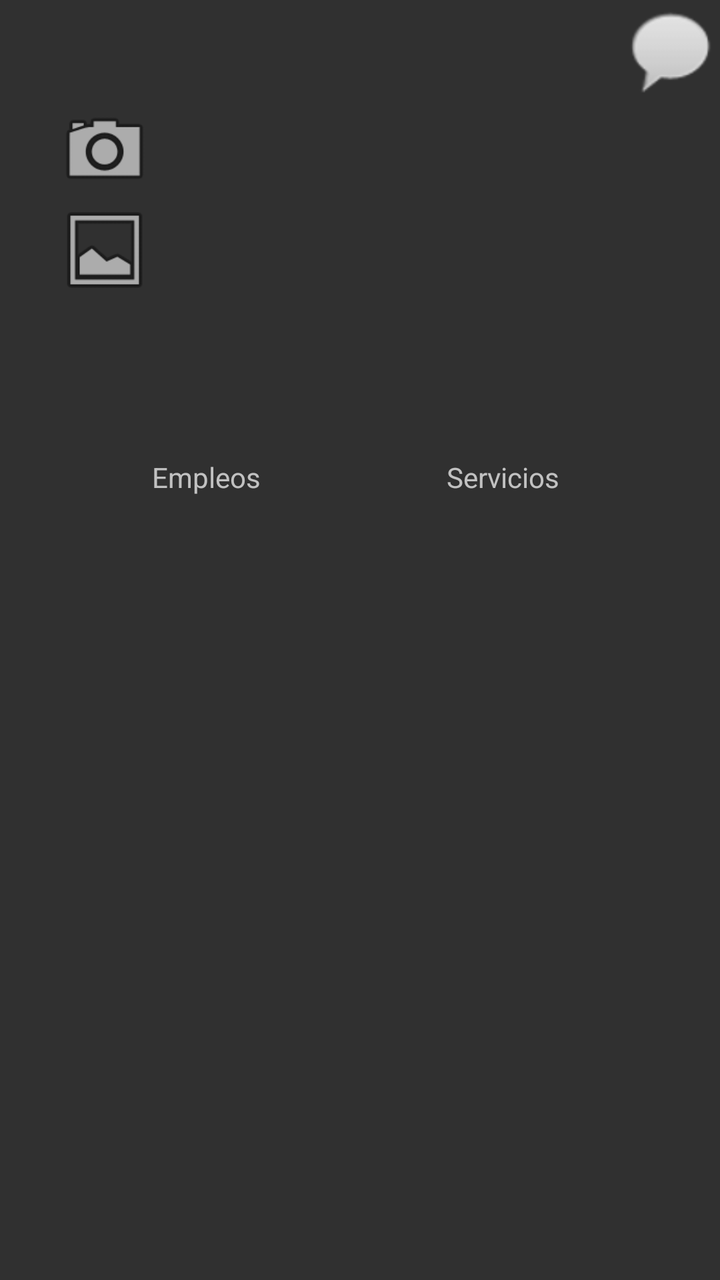
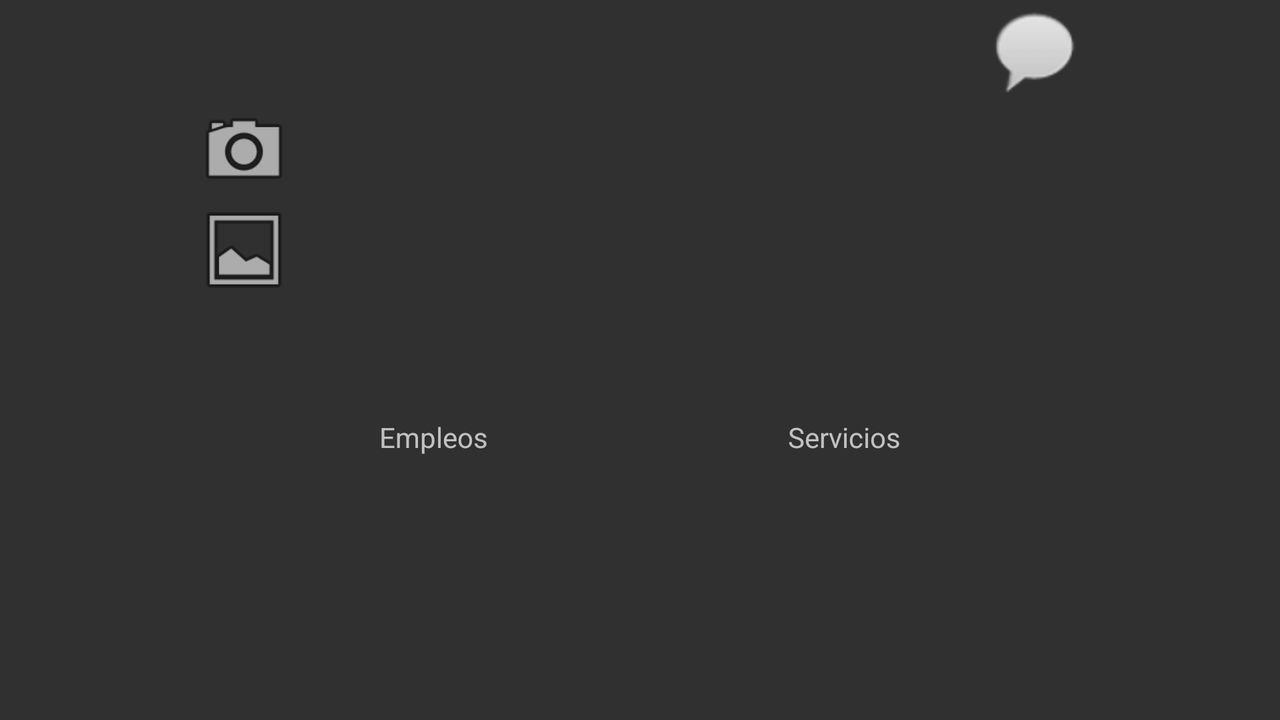

Compare how this app lays out the same screen by default and in its alternative resource folder. The renders come first, then the two layout files and the values they reference.
<!-- AndroidManifest.xml: application theme TemaDASNoActionBar -->
<!-- res/layout/fragment_mostrar_perfil.xml -->
<?xml version="1.0" encoding="utf-8"?>
<androidx.constraintlayout.widget.ConstraintLayout xmlns:android="http://schemas.android.com/apk/res/android"
    xmlns:app="http://schemas.android.com/apk/res-auto"
    xmlns:tools="http://schemas.android.com/tools"
    android:layout_width="match_parent"
    android:layout_height="match_parent">

    <ImageView
        android:id="@+id/imagen2"
        android:layout_width="150dp"
        android:layout_height="150dp"
        app:layout_constraintEnd_toEndOf="parent"
        app:layout_constraintHorizontal_bias="0.498"
        app:layout_constraintStart_toStartOf="parent"
        app:layout_constraintTop_toTopOf="parent"
        tools:srcCompat="@drawable/user_icon" />

    <TextView
        android:id="@+id/nombre2"
        android:layout_width="wrap_content"
        android:layout_height="wrap_content"
        android:layout_marginTop="20dp"
        app:layout_constraintEnd_toEndOf="parent"
        app:layout_constraintStart_toStartOf="parent"
        app:layout_constraintTop_toBottomOf="@+id/imagen2" />

    <ImageView
        android:id="@+id/contactar3"
        android:layout_width="50dp"
        android:layout_height="50dp"
        android:contentDescription="@string/contentdescription"
        android:onClick="contactar"
        app:layout_constraintEnd_toEndOf="parent"
        app:layout_constraintTop_toTopOf="parent"
        app:srcCompat="@android:drawable/sym_action_chat" />

    <TextView
        android:id="@+id/empleos"
        android:layout_width="wrap_content"
        android:layout_height="wrap_content"
        android:layout_marginStart="76dp"
        android:layout_marginLeft="76dp"
        android:layout_marginTop="40dp"
        android:text="@string/empleos"
        app:layout_constraintStart_toStartOf="parent"
        app:layout_constraintTop_toBottomOf="@+id/nombre2" />

    <TextView
        android:id="@+id/servicios"
        android:layout_width="wrap_content"
        android:layout_height="wrap_content"
        android:layout_marginTop="40dp"
        android:layout_marginEnd="80dp"
        android:layout_marginRight="80dp"
        android:text="@string/servicios"
        app:layout_constraintEnd_toEndOf="parent"
        app:layout_constraintTop_toBottomOf="@+id/nombre2" />

    <ListView
        android:id="@+id/listaEmpleos"
        android:layout_width="125dp"
        android:layout_height="200dp"
        android:layout_marginStart="40dp"
        android:layout_marginLeft="40dp"
        android:layout_marginTop="20dp"
        app:layout_constraintStart_toStartOf="parent"
        app:layout_constraintTop_toBottomOf="@+id/empleos" />

    <ListView
        android:id="@+id/listaServicios"
        android:layout_width="125dp"
        android:layout_height="200dp"
        android:layout_marginTop="20dp"
        android:layout_marginEnd="40dp"
        android:layout_marginRight="40dp"
        app:layout_constraintEnd_toEndOf="parent"
        app:layout_constraintTop_toBottomOf="@+id/servicios" />

    <ImageView
        android:id="@+id/userIcon2"
        android:layout_width="50dp"
        android:layout_height="50dp"
        app:layout_constraintEnd_toStartOf="@+id/imagen2"
        app:layout_constraintStart_toStartOf="parent"
        app:layout_constraintTop_toTopOf="parent"
        app:srcCompat="@drawable/user_icon" />

    <ImageView
        android:id="@+id/cameraIcon"
        android:layout_width="50dp"
        android:layout_height="50dp"
        app:layout_constraintEnd_toStartOf="@+id/imagen2"
        app:layout_constraintStart_toStartOf="parent"
        app:layout_constraintTop_toBottomOf="@+id/userIcon2"
        app:srcCompat="@android:drawable/ic_menu_camera" />

    <ImageView
        android:id="@+id/galleryIcon"
        android:layout_width="50dp"
        android:layout_height="50dp"
        app:layout_constraintEnd_toStartOf="@+id/imagen2"
        app:layout_constraintStart_toStartOf="parent"
        app:layout_constraintTop_toBottomOf="@+id/cameraIcon"
        app:srcCompat="@android:drawable/ic_menu_gallery" />
</androidx.constraintlayout.widget.ConstraintLayout>
<!-- resources referenced by this layout -->
<resources>
  <string name="contentdescription">contentDescription</string>
  <string name="empleos">Empleos</string>
  <string name="servicios">Servicios</string>
  <style name="TemaDASNoActionBar" parent="Theme.AppCompat.NoActionBar">
          <item name="colorPrimary">#00FF00</item>
          <item name="colorPrimaryDark">#FFFFFF</item>
          <item name="colorAccent">#FFC300</item>
      </style>
</resources>
<!-- res/layout-land/fragment_mostrar_perfil.xml (the repository's variant of the layout above) -->
<!-- drawn on the phone turned sideways -->
<?xml version="1.0" encoding="utf-8"?>
<androidx.constraintlayout.widget.ConstraintLayout xmlns:android="http://schemas.android.com/apk/res/android"
    xmlns:app="http://schemas.android.com/apk/res-auto"
    xmlns:tools="http://schemas.android.com/tools"
    android:layout_width="match_parent"
    android:layout_height="match_parent">

    <ImageView
        android:id="@+id/imagen2"
        android:layout_width="150dp"
        android:layout_height="150dp"
        app:layout_constraintEnd_toEndOf="parent"
        app:layout_constraintHorizontal_bias="0.498"
        app:layout_constraintStart_toStartOf="parent"
        app:layout_constraintTop_toTopOf="parent"
        tools:srcCompat="@drawable/user_icon" />

    <TextView
        android:id="@+id/nombre2"
        android:layout_width="wrap_content"
        android:layout_height="wrap_content"
        android:layout_marginTop="20dp"
        app:layout_constraintEnd_toEndOf="parent"
        app:layout_constraintStart_toStartOf="parent"
        app:layout_constraintTop_toBottomOf="@+id/imagen2" />

    <ImageView
        android:id="@+id/contactar3"
        android:layout_width="50dp"
        android:layout_height="50dp"
        android:contentDescription="@string/contentdescription"
        android:onClick="contactar"
        app:layout_constraintEnd_toEndOf="parent"
        app:layout_constraintStart_toEndOf="@+id/imagen2"
        app:layout_constraintTop_toTopOf="parent"
        app:srcCompat="@android:drawable/sym_action_chat" />

    <TextView
        android:id="@+id/empleos"
        android:layout_width="wrap_content"
        android:layout_height="wrap_content"
        android:layout_marginTop="20dp"
        android:text="@string/empleos"
        app:layout_constraintEnd_toStartOf="@+id/imagen2"
        app:layout_constraintTop_toBottomOf="@+id/nombre2" />

    <TextView
        android:id="@+id/servicios"
        android:layout_width="wrap_content"
        android:layout_height="wrap_content"
        android:layout_marginTop="20dp"
        android:text="@string/servicios"
        app:layout_constraintStart_toEndOf="@+id/imagen2"
        app:layout_constraintTop_toBottomOf="@+id/nombre2" />

    <ListView
        android:id="@+id/listaEmpleos"
        android:layout_width="125dp"
        android:layout_height="100dp"
        android:layout_marginTop="20dp"
        android:layout_marginEnd="120dp"
        android:layout_marginRight="120dp"
        app:layout_constraintEnd_toEndOf="@+id/imagen2"
        app:layout_constraintTop_toBottomOf="@+id/empleos" />

    <ListView
        android:id="@+id/listaServicios"
        android:layout_width="125dp"
        android:layout_height="100dp"
        android:layout_marginStart="120dp"
        android:layout_marginLeft="120dp"
        android:layout_marginTop="20dp"
        app:layout_constraintStart_toStartOf="@+id/imagen2"
        app:layout_constraintTop_toBottomOf="@+id/servicios" />

    <ImageView
        android:id="@+id/userIcon2"
        android:layout_width="50dp"
        android:layout_height="50dp"
        app:layout_constraintEnd_toStartOf="@+id/imagen2"
        app:layout_constraintStart_toStartOf="parent"
        app:layout_constraintTop_toTopOf="parent"
        app:srcCompat="@drawable/user_icon" />

    <ImageView
        android:id="@+id/cameraIcon"
        android:layout_width="50dp"
        android:layout_height="50dp"
        app:layout_constraintEnd_toStartOf="@+id/imagen2"
        app:layout_constraintStart_toStartOf="parent"
        app:layout_constraintTop_toBottomOf="@+id/userIcon2"
        app:srcCompat="@android:drawable/ic_menu_camera" />

    <ImageView
        android:id="@+id/galleryIcon"
        android:layout_width="50dp"
        android:layout_height="50dp"
        app:layout_constraintEnd_toStartOf="@+id/imagen2"
        app:layout_constraintStart_toStartOf="parent"
        app:layout_constraintTop_toBottomOf="@+id/cameraIcon"
        app:srcCompat="@android:drawable/ic_menu_gallery" />
</androidx.constraintlayout.widget.ConstraintLayout>
